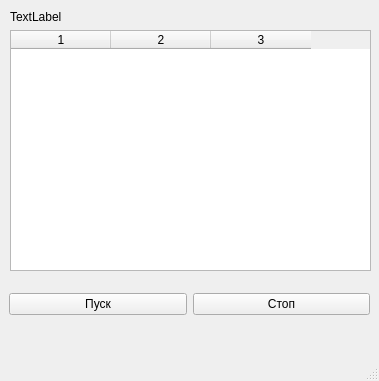
<?xml version="1.0" encoding="UTF-8"?>
<ui version="4.0">
 <class>MainWindow</class>
 <widget class="QMainWindow" name="MainWindow">
  <property name="geometry">
   <rect>
    <x>0</x>
    <y>0</y>
    <width>379</width>
    <height>381</height>
   </rect>
  </property>
  <property name="windowTitle">
   <string>MainWindow</string>
  </property>
  <widget class="QWidget" name="centralwidget">
   <widget class="QWidget" name="verticalLayoutWidget">
    <property name="geometry">
     <rect>
      <x>10</x>
      <y>10</y>
      <width>361</width>
      <height>261</height>
     </rect>
    </property>
    <layout class="QVBoxLayout" name="verticalLayout">
     <item>
      <widget class="QLabel" name="tableLabel">
       <property name="text">
        <string>TextLabel</string>
       </property>
      </widget>
     </item>
     <item>
      <widget class="QTableWidget" name="serverTableList">
       <property name="rowCount">
        <number>0</number>
       </property>
       <property name="columnCount">
        <number>3</number>
       </property>
       <column/>
       <column/>
       <column/>
      </widget>
     </item>
    </layout>
   </widget>
   <widget class="QWidget" name="horizontalLayoutWidget">
    <property name="geometry">
     <rect>
      <x>9</x>
      <y>279</y>
      <width>361</width>
      <height>51</height>
     </rect>
    </property>
    <layout class="QHBoxLayout" name="horizontalLayout">
     <item>
      <widget class="QPushButton" name="startBtn">
       <property name="text">
        <string>Пуск</string>
       </property>
      </widget>
     </item>
     <item>
      <widget class="QPushButton" name="stopBtn">
       <property name="text">
        <string>Стоп</string>
       </property>
      </widget>
     </item>
    </layout>
   </widget>
  </widget>
  <widget class="QMenuBar" name="menubar">
   <property name="geometry">
    <rect>
     <x>0</x>
     <y>0</y>
     <width>379</width>
     <height>22</height>
    </rect>
   </property>
  </widget>
  <widget class="QStatusBar" name="statusbar"/>
 </widget>
 <resources/>
 <connections/>
</ui>
